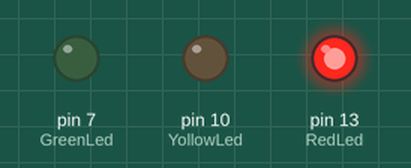
Simulated run of this sketch. Board: Arduino Uno, built with avr-gcc and run on an emulated ATmega328P. On the bench: output pins drawn as LEDs (lit = HIGH).

Above: at 1.0 s.
At 2.2 s:
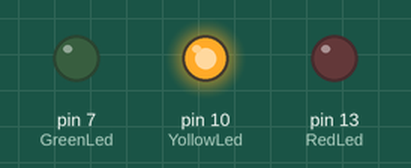
At 3.5 s:
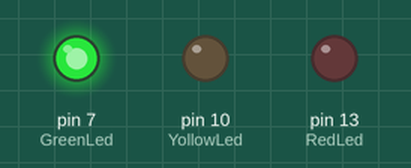
Timing chart, 0 to 5.9 s (numbered marks = the images above):
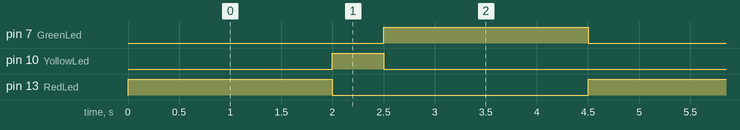

The sketch:

leds.ino
```cpp
int RedLed = 13;
int YollowLed = 10;
int GreenLed = 7;
void setup() {
pinMode(RedLed, OUTPUT);
pinMode(YollowLed, OUTPUT);
pinMode(GreenLed, OUTPUT);
}

void loop() {
digitalWrite(RedLed, HIGH);
delay(2000);
digitalWrite(RedLed, LOW);
digitalWrite(YollowLed, HIGH);
delay(500);
digitalWrite(YollowLed, LOW);
digitalWrite(GreenLed, HIGH);
delay(2000);
digitalWrite(GreenLed, LOW);
digitalWrite(RedLed, HIGH);
}
```

Measured:
- by itself, pin 7 (GreenLed), pin 13 (RedLed): alternates HIGH for 2.0 s and LOW for 2.5 s
- by itself, pin 10 (YollowLed): alternates HIGH for 0.50 s and LOW for 4.0 s
- by itself, everything shown: repeats every 4.5 s, in 3 steps
